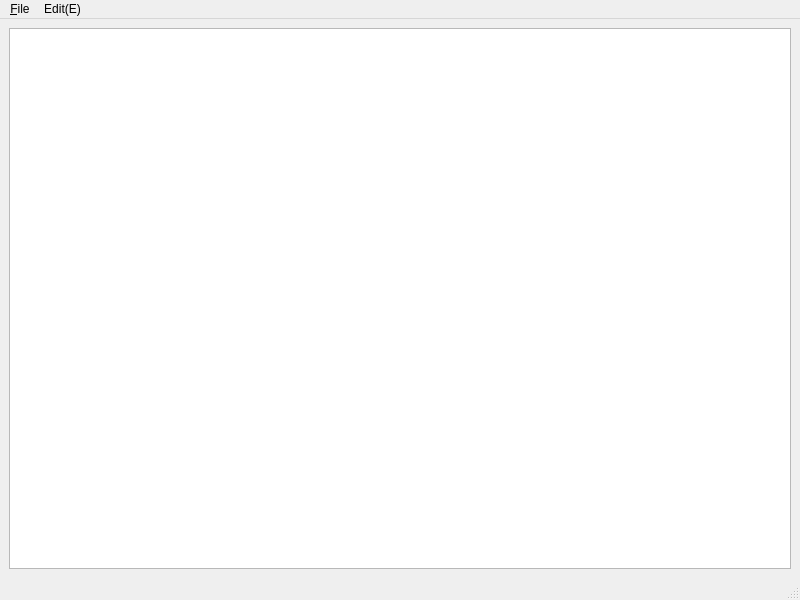
<?xml version="1.0" encoding="UTF-8"?>
<ui version="4.0">
 <class>MyMainWindow</class>
 <widget class="QMainWindow" name="MyMainWindow">
  <property name="geometry">
   <rect>
    <x>0</x>
    <y>0</y>
    <width>800</width>
    <height>600</height>
   </rect>
  </property>
  <property name="windowTitle">
   <string>MainWindow</string>
  </property>
  <widget class="QWidget" name="centralwidget">
   <layout class="QVBoxLayout" name="verticalLayout">
    <item>
     <widget class="QTextEdit" name="textEdit"/>
    </item>
   </layout>
  </widget>
  <widget class="QMenuBar" name="menubar">
   <property name="geometry">
    <rect>
     <x>0</x>
     <y>0</y>
     <width>800</width>
     <height>21</height>
    </rect>
   </property>
   <widget class="QMenu" name="menuFile_F">
    <property name="title">
     <string>&amp;File</string>
    </property>
    <addaction name="actionOpen"/>
    <addaction name="separator"/>
    <addaction name="actionClose"/>
   </widget>
   <widget class="QMenu" name="menubianji">
    <property name="title">
     <string>Edit(E)</string>
    </property>
   </widget>
   <addaction name="menuFile_F"/>
   <addaction name="menubianji"/>
  </widget>
  <widget class="QStatusBar" name="statusbar"/>
  <action name="actionOpen">
   <property name="text">
    <string>&amp;Open</string>
   </property>
   <property name="toolTip">
    <string>打开文件</string>
   </property>
   <property name="shortcut">
    <string>Ctrl+O</string>
   </property>
   <property name="menuRole">
    <enum>QAction::NoRole</enum>
   </property>
  </action>
  <action name="actionClose">
   <property name="text">
    <string>&amp;Close</string>
   </property>
   <property name="toolTip">
    <string>关闭窗口</string>
   </property>
   <property name="shortcut">
    <string>Ctrl+Q</string>
   </property>
   <property name="menuRole">
    <enum>QAction::NoRole</enum>
   </property>
  </action>
 </widget>
 <resources/>
 <connections/>
</ui>
